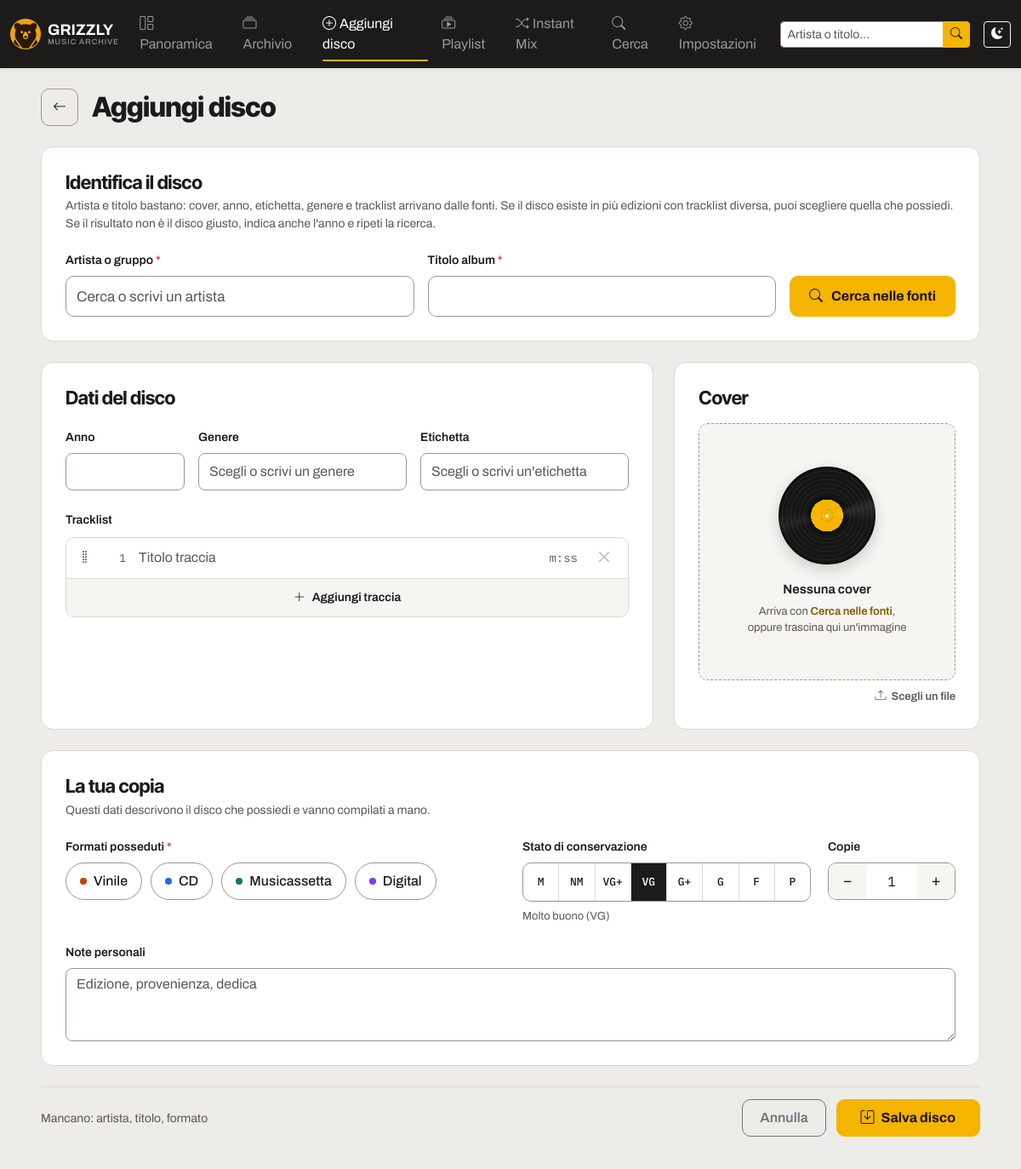
Page /index.php?route=albums/create on the committed database.
### tables this page shows
CREATE TABLE `formats` (
  `id`   TINYINT(3) UNSIGNED NOT NULL AUTO_INCREMENT,
  `name` VARCHAR(30) NOT NULL,
  PRIMARY KEY (`id`),
  UNIQUE KEY `name` (`name`)
);

### config/database.php (called while the page is built, shortened)
<?php
class Database {
    private static ?PDO $instance = null;
    public static function getInstance(): PDO {
        if (self::$instance === null) {
            $dsn = sprintf(
                'mysql:host=%s;port=%s;dbname=%s;charset=%s',
                DB_HOST, DB_PORT, DB_NAME, DB_CHARSET
            );
            $options = [
                PDO::ATTR_ERRMODE            => PDO::ERRMODE_EXCEPTION,
                PDO::ATTR_DEFAULT_FETCH_MODE => PDO::FETCH_ASSOC,
                PDO::ATTR_EMULATE_PREPARES   => false,
            ];
            try {
                self::$instance = new PDO($dsn, DB_USER, DB_PASS, $options);
            } catch (PDOException $e) {
                if (DEBUG) {
                    die('<pre>Errore DB: ' . htmlspecialchars($e->getMessage()) . '</pre>');
                }
                die('Errore di connessione al database.');
            }
        }
        return self::$instance;
    }
}

### app/models/Album.php (called while the page is built, shortened)
<?php
class Album
{
  private PDO $db;
  public function __construct()
  {
    $this->db = Database::getInstance();
  }
  public function getFormats(): array
  {
    return $this->db->query("SELECT * FROM formats ORDER BY name")->fetchAll();
  }
  public function getGenres(): array
  {
    return $this->db->query("SELECT * FROM genres ORDER BY name")->fetchAll();
  }
  public function getLabels(): array
  {
    return $this->db->query("SELECT * FROM labels ORDER BY name")->fetchAll();
  }
}

### views/albums/form.php (the view, shortened to what this page needs)
<?php
$isEdit    = !empty($album['id']);
$action    = $isEdit
  ? BASE_URL . '/index.php?route=albums/save/' . $album['id']
  : BASE_URL . '/index.php?route=albums/save';
function formVal($key, $album, $old, $default = '')
{
  return htmlspecialchars((string)$default, ENT_QUOTES, 'UTF-8');
}
function selectedId($key, $album, $old)
{
  return 0;
}
function formDuration($seconds)
{
  if ($seconds === null || $seconds === '' || !is_numeric($seconds)) {
    return '';
  }
  $s = (int)$seconds;
  $m = intdiv($s % 3600, 60);
  $r = $s % 60;
  return $m . ':' . str_pad((string)$r, 2, '0', STR_PAD_LEFT);
}
function comboName($items, $currentId, $fallback)
{
  return (string)$fallback;
}
function formatKey($name)
{
  $n = strtolower(trim((string)$name));
  if ($n === 'vinile') return 'vinile';
  if ($n === 'cd') return 'cd';
  if ($n === 'musicassetta') return 'cassetta';
  if ($n === 'digital') return 'digital';
  return 'altro';
}
require BASE_PATH . '/views/layout/header.php';
$currentGenreId   = selectedId('genre_id', $album, $old);
$currentLabelId   = selectedId('label_id', $album, $old);
$currentCondition = isset($old['condition'])
  ? $old['condition']
  : ($album['condition'] ?? 'Very Good');
$artistNameValue = isset($old['artist_name'])
  ? $old['artist_name']
  : ($album['artist_name'] ?? '');
$artistDisplayValue = $artistNameValue;
$genreDisplayValue = comboName($genres, (int)$currentGenreId, $old['genre_new'] ?? '');
$labelDisplayValue = comboName($labels, (int)$currentLabelId, $old['label_new'] ?? '');
$conditions = [
  'Mint'           => ['code' => 'M',   'label' => 'Nuovo (M)'],
  'Near Mint'      => ['code' => 'NM',  'label' => 'Come nuovo (NM o M-)'],
  'Very Good Plus' => ['code' => 'VG+', 'label' => 'Ottimo (VG+)'],
  'Very Good'      => ['code' => 'VG',  'label' => 'Molto buono (VG)'],
  'Good Plus'      => ['code' => 'G+',  'label' => 'Più che buono (G+)'],
  'Good'           => ['code' => 'G',   'label' => 'Buono (G)'],
  'Fair'           => ['code' => 'F',   'label' => 'Pessimo (F)'],
  'Poor'           => ['code' => 'P',   'label' => 'Scarso (P)'],
];
$trackRows    = [];
$oldTitles    = $old['track_title'] ?? [];
$oldDurations = $old['track_duration'] ?? [];
if (!empty($oldTitles)) {
  foreach ($oldTitles as $i => $title) {
    $trackRows[] = [
      'id'       => '',
      'title'    => (string)$title,
      'duration' => $oldDurations[$i] ?? '',
    ];
  }
} else {
  $trackRows[] = ['id' => '', 'title' => '', 'duration' => ''];
}
$placeholderSrc = BASE_URL . '/public/img/placeholder.png';
$coverSrc = $placeholderSrc;
$formatsRow = $formats;
usort($formatsRow, function ($a, $b) {
  return (int)$a['id'] - (int)$b['id'];
});
$cancelUrl = $isEdit
  ? BASE_URL . '/index.php?route=albums/detail/' . $album['id']
  : BASE_URL . '/index.php?route=albums/list';
?>
<div class="grz-form-page">
  <div class="grz-form-head">
    <button type="button" class="grz-form-back" title="Indietro" aria-label="Torna alla pagina precedente"
      onclick="grzBack('<?= BASE_URL ?>/index.php?route=albums/list')">
      <i class="bi bi-arrow-left" aria-hidden="true"></i>
    </button>
    <h1 class="grz-form-title"><?= $isEdit ? 'Modifica disco' : 'Aggiungi disco' ?></h1>
  </div>
  <form method="post" action="<?= $action ?>" enctype="multipart/form-data" id="albumForm" class="grz-album-form" novalidate>
    <section class="grz-fsec grz-lookup" aria-labelledby="lookupHeading">
      <div class="grz-fsec__head">
        <h2 id="lookupHeading">Identifica il disco</h2>
        <p>Artista e titolo bastano: cover, anno, etichetta, genere e tracklist arrivano dalle fonti. Se il disco esiste in più edizioni con tracklist diversa, puoi scegliere quella che possiedi. Se il risultato non è il disco giusto, indica anche l'anno e ripeti la ricerca.</p>
      </div>
      <div class="grz-lookup__grid">
        <div>
          <label class="form-label" for="artistAutocomplete">
            <span>Artista o gruppo <span class="text-danger" aria-hidden="true">*</span></span>
          </label>
          <div class="artist-autocomplete-wrap" style="position:relative">
            <input
              type="text"
              id="artistAutocomplete"
              class="form-control"
              placeholder="Cerca o scrivi un artista"
              autocomplete="off"
              required
              value="<?= htmlspecialchars($artistDisplayValue, ENT_QUOTES, 'UTF-8') ?>">
          </div>
        </div>
        <div>
          <label class="form-label" for="titleInput">
            <span>Titolo album <span class="text-danger" aria-hidden="true">*</span></span>
          </label>
          <input
            type="text"
            name="title"
            id="titleInput"
            class="form-control <?= !empty($errors['title']) ? 'is-invalid' : '' ?>"
            value="<?= formVal('title', $album, $old) ?>"
            required>
        </div>
        <div class="grz-lookup__action">
          <button type="button" class="btn btn-warning grz-lookup-btn" id="fetchMetaBtn">
            <i class="bi bi-search" aria-hidden="true"></i>
            <span class="grz-lookup-btn__label"><?= $isEdit ? 'Aggiorna dalle fonti' : 'Cerca nelle fonti' ?></span>
          </button>
        </div>
      </div>
    </section>
    <div class="grz-form-grid">
      <section class="grz-fsec" aria-labelledby="metaHeading">
        <div class="grz-fsec__head">
          <h2 id="metaHeading">Dati del disco</h2>
        </div>
        <div class="grz-meta-grid">
          <div>
            <label class="form-label" for="yearInput">
              <span>Anno</span>
            </label>
            <input
              type="number"
              name="year"
              id="yearInput"
              class="form-control grz-mono"
              min="1900"
              max="<?= date('Y') ?>"
              inputmode="numeric"
              value="<?= formVal('year', $album, $old) ?>">
          </div>
          <div>
            <label class="form-label" for="genreInput">
              <span>Genere</span>
            </label>
            <input
              type="text"
              id="genreInput"
              class="form-control"
              list="genreList"
              autocomplete="off"
              placeholder="Scegli o scrivi un genere"
              value="<?= htmlspecialchars($genreDisplayValue, ENT_QUOTES, 'UTF-8') ?>">
          </div>
          <div>
            <label class="form-label" for="labelInput">
              <span>Etichetta</span>
            </label>
            <input
              type="text"
              id="labelInput"
              class="form-control"
              list="labelList"
              autocomplete="off"
              placeholder="Scegli o scrivi un'etichetta"
              value="<?= htmlspecialchars($labelDisplayValue, ENT_QUOTES, 'UTF-8') ?>">
          </div>
        </div>
        <div class="grz-tracklist">
          <div class="grz-tracklist__head">
            <span class="grz-tracklist__label">Tracklist <span id="trackSummary" class="grz-tracklist__summary"></span></span>
          </div>
          <div class="grz-tracks">
            <div id="tracklistContainer">
              <?php foreach ($trackRows as $i => $row): ?>
                <div class="grz-trow">
                  <button type="button" class="grz-trow__handle" aria-label="Sposta traccia (frecce su e giù)" title="Trascina o usa le frecce">
                    <i class="bi bi-grip-vertical" aria-hidden="true"></i>
                  </button>
                  <span class="track-num grz-mono"><?= $i + 1 ?></span>
                  <input
                    type="text"
                    name="track_title[]"
                    class="form-control"
                    placeholder="Titolo traccia"
                    aria-label="Titolo traccia"
                    value="<?= htmlspecialchars($row['title'], ENT_QUOTES, 'UTF-8') ?>">
                  <input
                    type="text"
                    class="form-control grz-dur grz-mono"
                    placeholder="m:ss"
                    inputmode="numeric"
                    aria-label="Durata (minuti:secondi)"
                    value="<?= htmlspecialchars(formDuration($row['duration']), ENT_QUOTES, 'UTF-8') ?>">
                  <button type="button" class="grz-trow__remove remove-track" aria-label="Rimuovi traccia">
                    <i class="bi bi-x-lg" aria-hidden="true"></i>
                  </button>
                </div>
              <?php endforeach; ?>
            </div>
            <button type="button" class="grz-tracks__add" id="addTrack">
              <i class="bi bi-plus-lg" aria-hidden="true"></i>Aggiungi traccia
            </button>
          </div>
        </div>
      </section>
      <section class="grz-fsec grz-cover" aria-labelledby="coverHeading">
        <div class="grz-fsec__head grz-fsec__head--row">
          <h2 id="coverHeading">Cover</h2>
        </div>
        <div id="coverPreview" class="grz-cover__preview">
          <label class="grz-cover__frame<?= $coverSrc === $placeholderSrc ? ' is-empty' : '' ?>" id="coverDrop" for="coverFile">
            <span class="grz-cover__empty" aria-hidden="true">
              <span class="grz-vinyl"></span>
              <span class="grz-cover__empty-title">Nessuna cover</span>
              <span class="grz-cover__empty-hint">Arriva con <strong>Cerca nelle fonti</strong>, oppure trascina qui un'immagine</span>
            </span>
          </label>
        </div>
        <div class="grz-cover__foot">
          <label for="coverFile" class="grz-cover__replace">
            <i class="bi bi-upload" aria-hidden="true"></i><span id="coverDropTitle">Scegli un file</span>
          </label>
        </div>
      </section>
    </div>
    <section class="grz-fsec" aria-labelledby="copyHeading">
      <div class="grz-fsec__head">
        <h2 id="copyHeading">La tua copia</h2>
        <p>Questi dati descrivono il disco che possiedi e vanno compilati a mano.</p>
      </div>
      <div class="grz-copy-grid">
        <fieldset class="grz-fieldset">
          <legend class="form-label"><span>Formati posseduti <span class="text-danger" aria-hidden="true">*</span></span></legend>
          <div class="grz-chips <?= !empty($errors['format_ids']) ? 'is-invalid' : '' ?>" id="formatChips">
            <?php foreach ($formatsRow as $f): ?>
              <label class="grz-chip" for="formatCheck<?= (int)$f['id'] ?>"><span class="grz-chip__dot" data-fmt="<?= formatKey($f['name']) ?>" aria-hidden="true"></span><?= htmlspecialchars($f['name'], ENT_QUOTES, 'UTF-8') ?></label>
            <?php endforeach; ?>
          </div>
        </fieldset>
        <div class="grz-copy-grid__right">
          <fieldset class="grz-fieldset" id="conditionField">
            <legend class="form-label"><span>Stato di conservazione</span></legend>
            <div class="grz-grade">
              <?php foreach ($conditions as $value => $c): ?>
                <?php $cid = 'cond' . preg_replace('/[^A-Za-z]/', '', $value); ?>
                <label class="grz-grade__opt" for="<?= $cid ?>" title="<?= htmlspecialchars($c['label'], ENT_QUOTES, 'UTF-8') ?>"><?= htmlspecialchars($c['code'], ENT_QUOTES, 'UTF-8') ?></label>
              <?php endforeach; ?>
            </div>
            <div class="grz-grade__text" id="conditionText"><?= htmlspecialchars($conditions[$currentCondition]['label'], ENT_QUOTES, 'UTF-8') ?></div>
          </fieldset>
          <div>
            <label class="form-label" for="copiesInput"><span>Copie</span></label>
            <div class="grz-stepper">
              <button type="button" data-step="-1" aria-label="Una copia in meno">−</button>
              <input
                type="number"
                name="copies"
                id="copiesInput"
                class="grz-mono"
                min="1"
                max="99"
                inputmode="numeric"
                value="<?= formVal('copies', $album, $old, 1) ?>">
              <button type="button" data-step="1" aria-label="Una copia in più">+</button>
            </div>
          </div>
        </div>
      </div>
      <div class="grz-notes">
        <label class="form-label" for="notesInput"><span>Note personali</span></label>
        <textarea
          name="notes"
          id="notesInput"
          class="form-control"
          rows="3"
          placeholder="Edizione, provenienza, dedica"><?= formVal('notes', $album, $old) ?></textarea>
      </div>
    </section>
    <div class="grz-form-actions">
      <span class="grz-form-actions__status" id="formStatus" aria-live="polite"></span>
      <a href="<?= $cancelUrl ?>" class="btn btn-outline-secondary">Annulla</a>
      <button type="submit" class="btn btn-warning grz-form-actions__save">
        <i class="bi bi-save me-2" aria-hidden="true"></i><?= $isEdit ? 'Aggiorna disco' : 'Salva disco' ?>
      </button>
    </div>
  </form>
</div>

### rows in the picture
formats: name "Vinile"
formats: name "CD"
formats: name "Musicassetta"
formats: name "Digital"

### other values in the picture
$c['code'] "M"
$c['code'] "NM"
$c['code'] "VG+"
$c['code'] "VG"
$c['code'] "G+"
$c['code'] "G"
$c['code'] "F"
$c['code'] "P"
$conditions[$currentCondition]['label'] "Molto buono (VG)"
